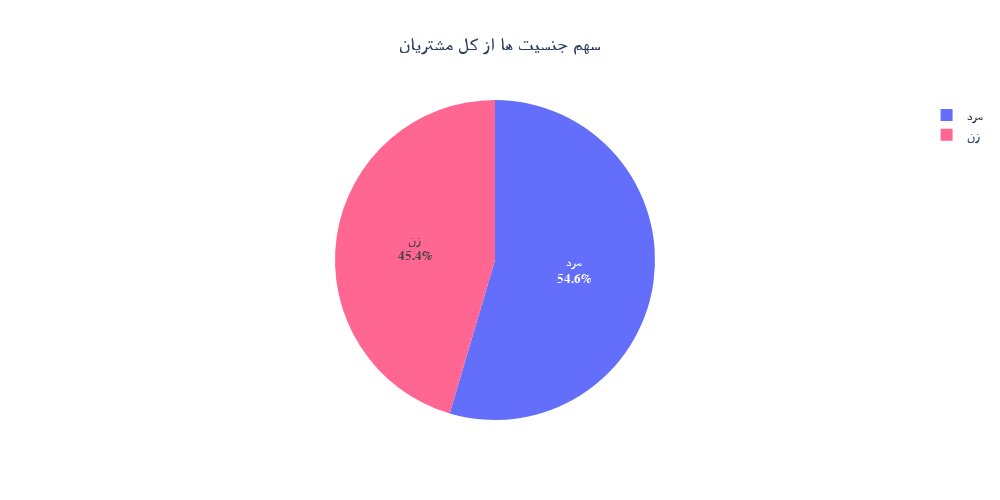

The notebook cell saved with this chart:
### Code cell
col = "Gender"
title = "سهم جنسیت ها از کل مشتریان"
width = global_width
height = global_height
custom_labels = {
    "Male": "مرد",
    "Female": "زن"
}
draw_pie_chart(df, col, title, width, height, 
               custom_labels=custom_labels, save=True)

### Figure 1 — Plotly figure (JSON) as saved in the notebook; plotly's stock layout.template omitted (floating-point values rounded to 4 significant figures)
{"data": [{"domain": {"x": [0, 1], "y": [0, 1]}, "hovertemplate": "Gender=%{label}<br>Count=%{value}<extra></extra>", "labels": ["مرد", "زن"], "legendgroup": "", "name": "", "showlegend": true, "textinfo": "percent+label", "type": "pie", "values": [5457, 4543]}], "layout": {"font": {"family": "Vazir FD-WOL", "size": 13, "weight": "bold"}, "height": 500, "legend": {"tracegroupgap": 0}, "piecolorway": ["#636EFA", "#FF6692", "#00CC96", "#FECB52", "#AB63FA", "#FFA15A", "#19D3F3", "#B6E880", "#FF97FF", "#EF553B"], "title": {"text": "سهم جنسیت ها از کل مشتریان", "x": 0.5, "xanchor": "center"}, "width": 1000}}
